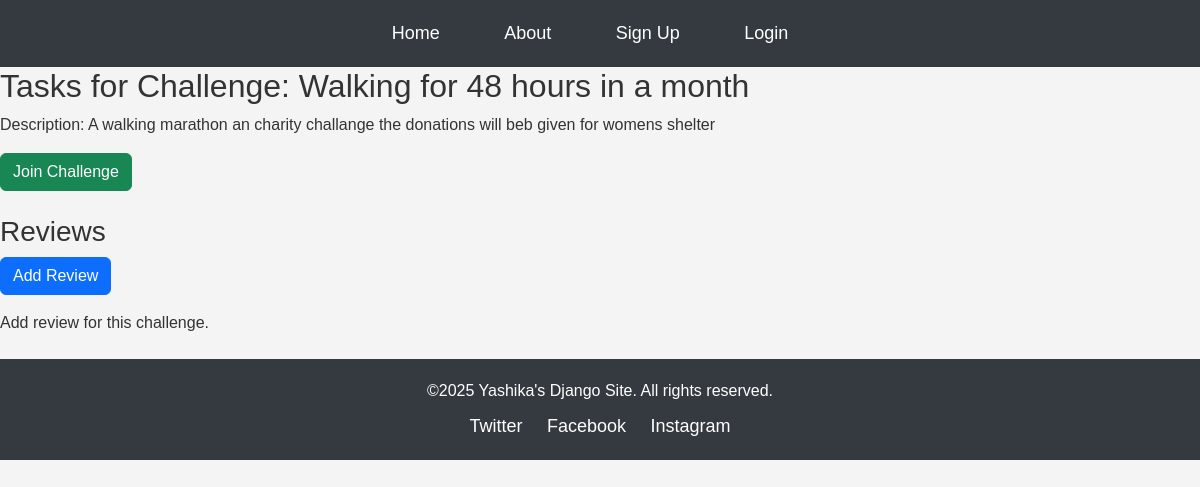
The app's page /challengeTaskList/1/ with its own data.
### leisureProjects/models.py (models this page shows, shortened)
class Challenge(models.Model):
    WALLPAPER_CHOICES = [
        ('wallpaper1.jpg', 'Wallpaper 1'),
        ('wallpaper2.jpg', 'Wallpaper 2'),
        ('wallpaper3.jpg', 'Wallpaper 3'),
        ('wallpaper4.jpg', 'Wallpaper 4'),
        ('wallpaper5.jpg', 'Wallpaper 5'),
        ('wallpaper6.jpg', 'Wallpaper 6'),
        ('wallpaper7.jpg', 'Wallpaper 6'),
        ('wallpaper8.jpg', 'Wallpaper 6'),
    ]
    title = models.CharField(max_length=200)
    description = models.TextField()
    age_category = models.TextField()
    start_date = models.DateField()
    end_date = models.DateField()
    wallpaper = models.CharField(
        max_length=50,
        choices=WALLPAPER_CHOICES,
        default='wallpaper1.jpg'
    )

### leisureProjects/views.py (the view)
# urls.py: path('challengeTaskList/<int:challenge_id>/', views.challenge_taskList, name="challengeTaskList"),
def challenge_taskList(request, challenge_id):
    challenge = Challenge.objects.get(id=challenge_id)
    if request.user.is_authenticated and request.user.username == "admin" and request.user.email == "admin@admin.com":
        reviews = challenge.reviews.all().order_by('-created_at')
    else:
        reviews = challenge.reviews.none()
    participants = challenge.participants.all()
    return render(request, 'leisureProjects/challengeTaskList.html', {
        'challenge': challenge,
        'reviews': reviews,
        'participants': participants,
        'now': timezone.now(),
        'is_participant': request.user.is_authenticated and
                         challenge.participants.filter(user=request.user).exists()
    })

### leisureProjects/templates/leisureProjects/challengeTaskList.html (shortened to what this page needs)
{% load static %}
{% include 'includes/header.html' %}
<link href="https://cdn.jsdelivr.net/npm/bootstrap@5.3.0/dist/css/bootstrap.min.css" rel="stylesheet">
<h2>Tasks for Challenge: {{ challenge.title }}</h2>
<p>Description: {{ challenge.description }}</p>
<div class="challenge-meta mb-4">
    {% if user.profile.role == 'organizer' %}
        <div class="participants-section mt-3">
            <h4>Participants ({{ participants.count }})</h4>
            <div class="list-group">
                {% for participant in participants %}
                <div class="list-group-item">
                    {{ participant.user.username }}
                </div>
                {% empty %}
                <div class="list-group-item">No participants yet</div>
                {% endfor %}
            </div>
        </div>
    {% else %}
        {% if not is_organizer %}
            {% if is_participant %}
                <a href="#" class="btn btn-secondary">Already Joined</a>
            {% else %}
                <a href="{% url 'joinChallenge' challenge.id %}" class="btn btn-success">Join Challenge</a>
            {% endif %}
        {% endif %}
        <div class="mt-4">
            <h3>Reviews</h3>
            <a href="{% url 'createReview' challenge.id %}" class="btn btn-primary mb-3">Add Review</a>
            {% if reviews %}
            <div class="list-group">
                {% for review in reviews %}
                    <div class="list-group-item">
                        <h5>Rating: {{ review.rating }} / 5</h5>
                        <p>{{ review.comment }}</p>
                        <small>By {{ review.user.username }} on {{ review.created_at|date:"F j, Y, g:i a" }}</small>
                    </div>
                {% endfor %}
            </div>
        {% else %}
            <p>Add review for this challenge.</p>
        {% endif %}
        </div>
    {% endif %}
</div>
{% include 'includes/footer.html' %}

### leisureProjects/static/css/header.css (style rules this page uses)
body { font-family: Arial, sans-serif; background-color: #f4f4f4; color: #333; }
h2, h3 { color: #333; }

### records on screen
Challenge: title "Walking for 48 hours in a month", description "A walking marathon an charity challange the donations will beb given for womens shelter"
